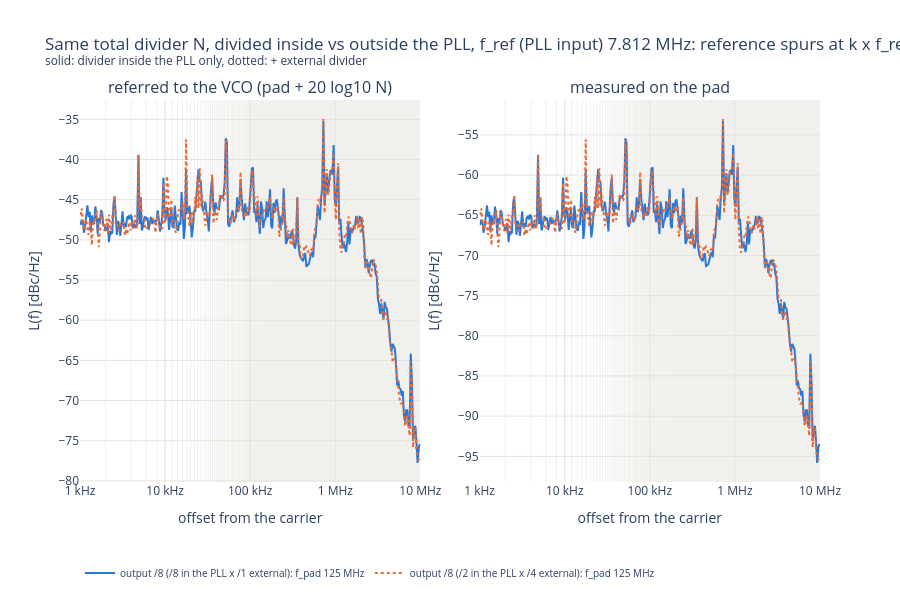
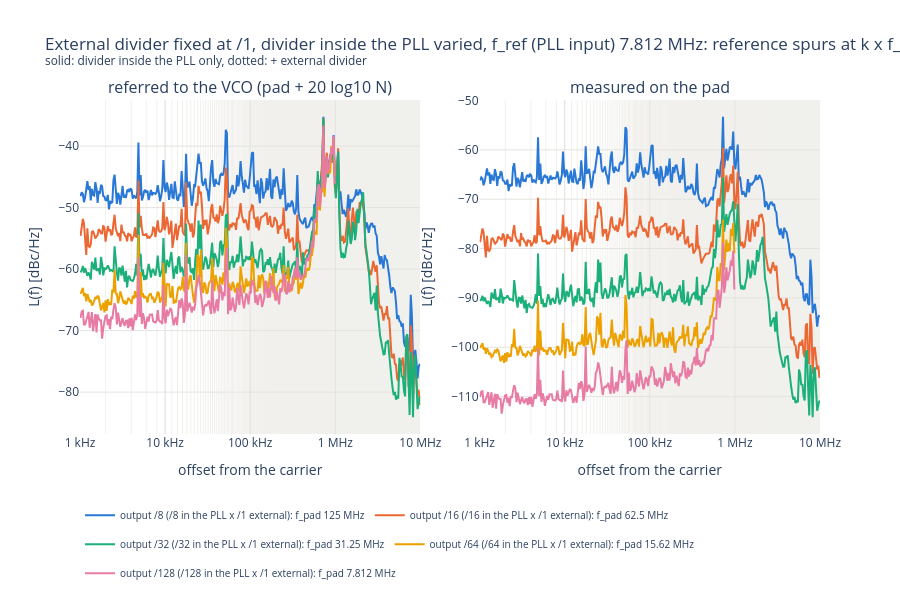
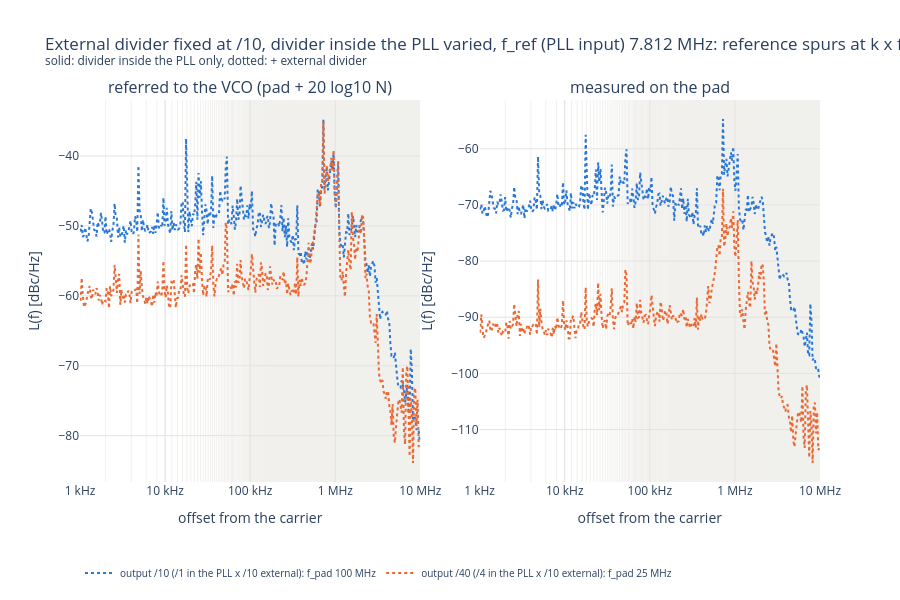

Notebook code cell kept with these figures, in order:
### Code cell
F_start, F_stop = 1e3, 10e6  # offset range shown [Hz]
f_axis = "log"  # "log" or "lin"

# Phase noise per divider, split in two comparisons. Left: referred to the VCO (pad + 20 log10 N), where the curves
# ideally coincide; right: as measured on the pad. Legend: total output divider, its split inside / outside the
# PLL, f_pad. Curves binned to N_BINS points (linear power average, display only).
from plotly.subplots import make_subplots

PALETTE_N = ["#2a78d6", "#eb6834", "#1baf7a", "#eda100", "#e87ba4", "#008300", "#4a3aa7", "#e34948"]


def plot_phase_noise(sel, title, name):
    """Full curves (L_trace) of the dividers in `sel`: referred to the VCO (left) and on the pad (right)."""
    fig = make_subplots(rows=1, cols=2, horizontal_spacing=0.08,
                        subplot_titles=("referred to the VCO (pad + 20 log10 N)", "measured on the pad"))
    for i, r in enumerate(sel.sort_values(["total_div", "ext_div"]).itertuples()):
        lt = traces[(traces["divider"] == r.divider) & (traces["kind"] == "L_trace")]
        lt = binned(lt, F_start, F_stop, f_axis)
        if lt.empty:
            continue
        label = (f"output /{r.total_div:.0f} (/{r.pll_div:.0f} in the PLL x /{r.ext_div:.0f} external): "
                 f"f_pad {r.f_out_meas / 1e6:.4g} MHz")
        line = dict(color=PALETTE_N[i % len(PALETTE_N)], width=2, dash="dot" if r.ext_div > 1 else "solid")
        for col, add_db in ((1, 20 * np.log10(r.total_div)), (2, 0.0)):
            fig.add_scatter(x=lt["freq"], y=lt["level_dbm"] + add_db, mode="lines", name=label, legendgroup=label,
                            showlegend=col == 1, line=line, row=1, col=col,
                            hovertemplate=f"{r.divider}<br>%{{x:.3s}}Hz: %{{y:.1f}} dBc/Hz<extra></extra>")
    fig.update_layout(title=f"{title}, {REF_TXT}<br><sup>solid: divider inside the PLL only, dotted: + external "
                            "divider</sup>",
                      template="plotly_white", height=600, legend=dict(orientation="h", y=-0.2, font=dict(size=10)),
                      hoverlabel=dict(namelength=-1))
    fig.update_xaxes(title="offset from the carrier", gridcolor=GRID, **offset_axis(F_start, F_stop, f_axis))
    fig.update_yaxes(title="L(f) [dBc/Hz]", gridcolor=GRID)
    save(fig, name)


# 1. Same total divider N, split differently between inside and outside the PLL
same_n = ok.groupby("total_div").filter(lambda d: d["pll_div"].nunique() > 1)
if len(same_n):
    plot_phase_noise(same_n, "Same total divider N, divided inside vs outside the PLL", "phase_noise_same_n")
# 2. Fixed external divider, divider inside the PLL varied: one figure per external divider
for ext, d in ok.groupby("ext_div"):
    if d["pll_div"].nunique() > 1:
        plot_phase_noise(d, f"External divider fixed at /{ext:.0f}, divider inside the PLL varied",
                         f"phase_noise_ext{ext:.0f}")

### Figure 1 — Plotly figure (JSON) as saved in the notebook; plotly's stock layout.template omitted (floating-point values rounded to 4 significant figures; data arrays with more than 128 entries replaced by an {"elided": "..."} marker saying what was removed)
{"data": [{"hovertemplate": "int /8<br>%{x:.3s}Hz: %{y:.1f} dBc/Hz<extra></extra>", "legendgroup": "output /8 (/8 in the PLL x /1 external): f_pad 125 MHz", "line": {"color": "#2a78d6", "dash": "solid", "width": 2}, "mode": "lines", "name": "output /8 (/8 in the PLL x /1 external): f_pad 125 MHz", "showlegend": true, "type": "scatter", "x": {"elided": "300 float values"}, "xaxis": "x", "y": {"elided": "300 float values"}, "yaxis": "y"}, {"hovertemplate": "int /8<br>%{x:.3s}Hz: %{y:.1f} dBc/Hz<extra></extra>", "legendgroup": "output /8 (/8 in the PLL x /1 external): f_pad 125 MHz", "line": {"color": "#2a78d6", "dash": "solid", "width": 2}, "mode": "lines", "name": "output /8 (/8 in the PLL x /1 external): f_pad 125 MHz", "showlegend": false, "type": "scatter", "x": {"elided": "300 float values"}, "xaxis": "x2", "y": {"elided": "300 float values"}, "yaxis": "y2"}, {"hovertemplate": "ext /2 x /4<br>%{x:.3s}Hz: %{y:.1f} dBc/Hz<extra></extra>", "legendgroup": "output /8 (/2 in the PLL x /4 external): f_pad 125 MHz", "line": {"color": "#eb6834", "dash": "dot", "width": 2}, "mode": "lines", "name": "output /8 (/2 in the PLL x /4 external): f_pad 125 MHz", "showlegend": true, "type": "scatter", "x": {"elided": "300 float values"}, "xaxis": "x", "y": {"elided": "300 float values"}, "yaxis": "y"}, {"hovertemplate": "ext /2 x /4<br>%{x:.3s}Hz: %{y:.1f} dBc/Hz<extra></extra>", "legendgroup": "output /8 (/2 in the PLL x /4 external): f_pad 125 MHz", "line": {"color": "#eb6834", "dash": "dot", "width": 2}, "mode": "lines", "name": "output /8 (/2 in the PLL x /4 external): f_pad 125 MHz", "showlegend": false, "type": "scatter", "x": {"elided": "300 float values"}, "xaxis": "x2", "y": {"elided": "300 float values"}, "yaxis": "y2"}], "layout": {"annotations": [{"font": {"size": 16}, "showarrow": false, "text": "referred to the VCO (pad + 20 log10 N)", "x": 0.23, "xanchor": "center", "xref": "paper", "y": 1, "yanchor": "bottom", "yref": "paper"}, {"font": {"size": 16}, "showarrow": false, "text": "measured on the pad", "x": 0.77, "xanchor": "center", "xref": "paper", "y": 1, "yanchor": "bottom", "yref": "paper"}], "height": 600, "hoverlabel": {"namelength": -1}, "legend": {"font": {"size": 10}, "orientation": "h", "y": -0.2}, "title": {"text": "Same total divider N, divided inside vs outside the PLL, f_ref (PLL input) 7.812 MHz: reference spurs at k x f_ref<br><sup>solid: divider inside the PLL only, dotted: + external divider</sup>"}, "xaxis": {"anchor": "y", "domain": [0, 0.46], "gridcolor": "#e4e3df", "minor": {"gridcolor": "#f1f0ed", "showgrid": true}, "range": [3, 7], "ticktext": ["1 kHz", "10 kHz", "100 kHz", "1 MHz", "10 MHz", "100 MHz"], "tickvals": [1000, 10000, 100000, 1000000, 10000000, 100000000], "title": {"text": "offset from the carrier"}, "type": "log"}, "xaxis2": {"anchor": "y2", "domain": [0.54, 1], "gridcolor": "#e4e3df", "minor": {"gridcolor": "#f1f0ed", "showgrid": true}, "range": [3, 7], "ticktext": ["1 kHz", "10 kHz", "100 kHz", "1 MHz", "10 MHz", "100 MHz"], "tickvals": [1000, 10000, 100000, 1000000, 10000000, 100000000], "title": {"text": "offset from the carrier"}, "type": "log"}, "yaxis": {"anchor": "x", "domain": [0, 1], "gridcolor": "#e4e3df", "title": {"text": "L(f) [dBc/Hz]"}}, "yaxis2": {"anchor": "x2", "domain": [0, 1], "gridcolor": "#e4e3df", "title": {"text": "L(f) [dBc/Hz]"}}}}

### Figure 2 — Plotly figure (JSON) as saved in the notebook; plotly's stock layout.template omitted (floating-point values rounded to 4 significant figures; data arrays with more than 128 entries replaced by an {"elided": "..."} marker saying what was removed)
{"data": [{"hovertemplate": "int /8<br>%{x:.3s}Hz: %{y:.1f} dBc/Hz<extra></extra>", "legendgroup": "output /8 (/8 in the PLL x /1 external): f_pad 125 MHz", "line": {"color": "#2a78d6", "dash": "solid", "width": 2}, "mode": "lines", "name": "output /8 (/8 in the PLL x /1 external): f_pad 125 MHz", "showlegend": true, "type": "scatter", "x": {"elided": "300 float values"}, "xaxis": "x", "y": {"elided": "300 float values"}, "yaxis": "y"}, {"hovertemplate": "int /8<br>%{x:.3s}Hz: %{y:.1f} dBc/Hz<extra></extra>", "legendgroup": "output /8 (/8 in the PLL x /1 external): f_pad 125 MHz", "line": {"color": "#2a78d6", "dash": "solid", "width": 2}, "mode": "lines", "name": "output /8 (/8 in the PLL x /1 external): f_pad 125 MHz", "showlegend": false, "type": "scatter", "x": {"elided": "300 float values"}, "xaxis": "x2", "y": {"elided": "300 float values"}, "yaxis": "y2"}, {"hovertemplate": "int /16<br>%{x:.3s}Hz: %{y:.1f} dBc/Hz<extra></extra>", "legendgroup": "output /16 (/16 in the PLL x /1 external): f_pad 62.5 MHz", "line": {"color": "#eb6834", "dash": "solid", "width": 2}, "mode": "lines", "name": "output /16 (/16 in the PLL x /1 external): f_pad 62.5 MHz", "showlegend": true, "type": "scatter", "x": {"elided": "300 float values"}, "xaxis": "x", "y": {"elided": "300 float values"}, "yaxis": "y"}, {"hovertemplate": "int /16<br>%{x:.3s}Hz: %{y:.1f} dBc/Hz<extra></extra>", "legendgroup": "output /16 (/16 in the PLL x /1 external): f_pad 62.5 MHz", "line": {"color": "#eb6834", "dash": "solid", "width": 2}, "mode": "lines", "name": "output /16 (/16 in the PLL x /1 external): f_pad 62.5 MHz", "showlegend": false, "type": "scatter", "x": {"elided": "300 float values"}, "xaxis": "x2", "y": {"elided": "300 float values"}, "yaxis": "y2"}, {"hovertemplate": "int /32<br>%{x:.3s}Hz: %{y:.1f} dBc/Hz<extra></extra>", "legendgroup": "output /32 (/32 in the PLL x /1 external): f_pad 31.25 MHz", "line": {"color": "#1baf7a", "dash": "solid", "width": 2}, "mode": "lines", "name": "output /32 (/32 in the PLL x /1 external): f_pad 31.25 MHz", "showlegend": true, "type": "scatter", "x": {"elided": "300 float values"}, "xaxis": "x", "y": {"elided": "300 float values"}, "yaxis": "y"}, {"hovertemplate": "int /32<br>%{x:.3s}Hz: %{y:.1f} dBc/Hz<extra></extra>", "legendgroup": "output /32 (/32 in the PLL x /1 external): f_pad 31.25 MHz", "line": {"color": "#1baf7a", "dash": "solid", "width": 2}, "mode": "lines", "name": "output /32 (/32 in the PLL x /1 external): f_pad 31.25 MHz", "showlegend": false, "type": "scatter", "x": {"elided": "300 float values"}, "xaxis": "x2", "y": {"elided": "300 float values"}, "yaxis": "y2"}, {"hovertemplate": "int /64<br>%{x:.3s}Hz: %{y:.1f} dBc/Hz<extra></extra>", "legendgroup": "output /64 (/64 in the PLL x /1 external): f_pad 15.62 MHz", "line": {"color": "#eda100", "dash": "solid", "width": 2}, "mode": "lines", "name": "output /64 (/64 in the PLL x /1 external): f_pad 15.62 MHz", "showlegend": true, "type": "scatter", "x": {"elided": "225 float values"}, "xaxis": "x", "y": {"elided": "225 float values"}, "yaxis": "y"}, {"hovertemplate": "int /64<br>%{x:.3s}Hz: %{y:.1f} dBc/Hz<extra></extra>", "legendgroup": "output /64 (/64 in the PLL x /1 external): f_pad 15.62 MHz", "line": {"color": "#eda100", "dash": "solid", "width": 2}, "mode": "lines", "name": "output /64 (/64 in the PLL x /1 external): f_pad 15.62 MHz", "showlegend": false, "type": "scatter", "x": {"elided": "225 float values"}, "xaxis": "x2", "y": {"elided": "225 float values"}, "yaxis": "y2"}, {"hovertemplate": "int /128<br>%{x:.3s}Hz: %{y:.1f} dBc/Hz<extra></extra>", "legendgroup": "output /128 (/128 in the PLL x /1 external): f_pad 7.812 MHz", "line": {"color": "#e87ba4", "dash": "solid", "width": 2}, "mode": "lines", "name": "output /128 (/128 in the PLL x /1 external): f_pad 7.812 MHz", "showlegend": true, "type": "scatter", "x": {"elided": "225 float values"}, "xaxis": "x", "y": {"elided": "225 float values"}, "yaxis": "y"}, {"hovertemplate": "int /128<br>%{x:.3s}Hz: %{y:.1f} dBc/Hz<extra></extra>", "legendgroup": "output /128 (/128 in the PLL x /1 external): f_pad 7.812 MHz", "line": {"color": "#e87ba4", "dash": "solid", "width": 2}, "mode": "lines", "name": "output /128 (/128 in the PLL x /1 external): f_pad 7.812 MHz", "showlegend": false, "type": "scatter", "x": {"elided": "225 float values"}, "xaxis": "x2", "y": {"elided": "225 float values"}, "yaxis": "y2"}], "layout": {"annotations": [{"font": {"size": 16}, "showarrow": false, "text": "referred to the VCO (pad + 20 log10 N)", "x": 0.23, "xanchor": "center", "xref": "paper", "y": 1, "yanchor": "bottom", "yref": "paper"}, {"font": {"size": 16}, "showarrow": false, "text": "measured on the pad", "x": 0.77, "xanchor": "center", "xref": "paper", "y": 1, "yanchor": "bottom", "yref": "paper"}], "height": 600, "hoverlabel": {"namelength": -1}, "legend": {"font": {"size": 10}, "orientation": "h", "y": -0.2}, "title": {"text": "External divider fixed at /1, divider inside the PLL varied, f_ref (PLL input) 7.812 MHz: reference spurs at k x f_ref<br><sup>solid: divider inside the PLL only, dotted: + external divider</sup>"}, "xaxis": {"anchor": "y", "domain": [0, 0.46], "gridcolor": "#e4e3df", "minor": {"gridcolor": "#f1f0ed", "showgrid": true}, "range": [3, 7], "ticktext": ["1 kHz", "10 kHz", "100 kHz", "1 MHz", "10 MHz", "100 MHz"], "tickvals": [1000, 10000, 100000, 1000000, 10000000, 100000000], "title": {"text": "offset from the carrier"}, "type": "log"}, "xaxis2": {"anchor": "y2", "domain": [0.54, 1], "gridcolor": "#e4e3df", "minor": {"gridcolor": "#f1f0ed", "showgrid": true}, "range": [3, 7], "ticktext": ["1 kHz", "10 kHz", "100 kHz", "1 MHz", "10 MHz", "100 MHz"], "tickvals": [1000, 10000, 100000, 1000000, 10000000, 100000000], "title": {"text": "offset from the carrier"}, "type": "log"}, "yaxis": {"anchor": "x", "domain": [0, 1], "gridcolor": "#e4e3df", "title": {"text": "L(f) [dBc/Hz]"}}, "yaxis2": {"anchor": "x2", "domain": [0, 1], "gridcolor": "#e4e3df", "title": {"text": "L(f) [dBc/Hz]"}}}}

### Figure 3 — Plotly figure (JSON) as saved in the notebook; plotly's stock layout.template omitted (floating-point values rounded to 4 significant figures; data arrays with more than 128 entries replaced by an {"elided": "..."} marker saying what was removed)
{"data": [{"hovertemplate": "ext /1 x /10<br>%{x:.3s}Hz: %{y:.1f} dBc/Hz<extra></extra>", "legendgroup": "output /10 (/1 in the PLL x /10 external): f_pad 100 MHz", "line": {"color": "#2a78d6", "dash": "dot", "width": 2}, "mode": "lines", "name": "output /10 (/1 in the PLL x /10 external): f_pad 100 MHz", "showlegend": true, "type": "scatter", "x": {"elided": "300 float values"}, "xaxis": "x", "y": {"elided": "300 float values"}, "yaxis": "y"}, {"hovertemplate": "ext /1 x /10<br>%{x:.3s}Hz: %{y:.1f} dBc/Hz<extra></extra>", "legendgroup": "output /10 (/1 in the PLL x /10 external): f_pad 100 MHz", "line": {"color": "#2a78d6", "dash": "dot", "width": 2}, "mode": "lines", "name": "output /10 (/1 in the PLL x /10 external): f_pad 100 MHz", "showlegend": false, "type": "scatter", "x": {"elided": "300 float values"}, "xaxis": "x2", "y": {"elided": "300 float values"}, "yaxis": "y2"}, {"hovertemplate": "ext /4 x /10<br>%{x:.3s}Hz: %{y:.1f} dBc/Hz<extra></extra>", "legendgroup": "output /40 (/4 in the PLL x /10 external): f_pad 25 MHz", "line": {"color": "#eb6834", "dash": "dot", "width": 2}, "mode": "lines", "name": "output /40 (/4 in the PLL x /10 external): f_pad 25 MHz", "showlegend": true, "type": "scatter", "x": {"elided": "300 float values"}, "xaxis": "x", "y": {"elided": "300 float values"}, "yaxis": "y"}, {"hovertemplate": "ext /4 x /10<br>%{x:.3s}Hz: %{y:.1f} dBc/Hz<extra></extra>", "legendgroup": "output /40 (/4 in the PLL x /10 external): f_pad 25 MHz", "line": {"color": "#eb6834", "dash": "dot", "width": 2}, "mode": "lines", "name": "output /40 (/4 in the PLL x /10 external): f_pad 25 MHz", "showlegend": false, "type": "scatter", "x": {"elided": "300 float values"}, "xaxis": "x2", "y": {"elided": "300 float values"}, "yaxis": "y2"}], "layout": {"annotations": [{"font": {"size": 16}, "showarrow": false, "text": "referred to the VCO (pad + 20 log10 N)", "x": 0.23, "xanchor": "center", "xref": "paper", "y": 1, "yanchor": "bottom", "yref": "paper"}, {"font": {"size": 16}, "showarrow": false, "text": "measured on the pad", "x": 0.77, "xanchor": "center", "xref": "paper", "y": 1, "yanchor": "bottom", "yref": "paper"}], "height": 600, "hoverlabel": {"namelength": -1}, "legend": {"font": {"size": 10}, "orientation": "h", "y": -0.2}, "title": {"text": "External divider fixed at /10, divider inside the PLL varied, f_ref (PLL input) 7.812 MHz: reference spurs at k x f_ref<br><sup>solid: divider inside the PLL only, dotted: + external divider</sup>"}, "xaxis": {"anchor": "y", "domain": [0, 0.46], "gridcolor": "#e4e3df", "minor": {"gridcolor": "#f1f0ed", "showgrid": true}, "range": [3, 7], "ticktext": ["1 kHz", "10 kHz", "100 kHz", "1 MHz", "10 MHz", "100 MHz"], "tickvals": [1000, 10000, 100000, 1000000, 10000000, 100000000], "title": {"text": "offset from the carrier"}, "type": "log"}, "xaxis2": {"anchor": "y2", "domain": [0.54, 1], "gridcolor": "#e4e3df", "minor": {"gridcolor": "#f1f0ed", "showgrid": true}, "range": [3, 7], "ticktext": ["1 kHz", "10 kHz", "100 kHz", "1 MHz", "10 MHz", "100 MHz"], "tickvals": [1000, 10000, 100000, 1000000, 10000000, 100000000], "title": {"text": "offset from the carrier"}, "type": "log"}, "yaxis": {"anchor": "x", "domain": [0, 1], "gridcolor": "#e4e3df", "title": {"text": "L(f) [dBc/Hz]"}}, "yaxis2": {"anchor": "x2", "domain": [0, 1], "gridcolor": "#e4e3df", "title": {"text": "L(f) [dBc/Hz]"}}}}
